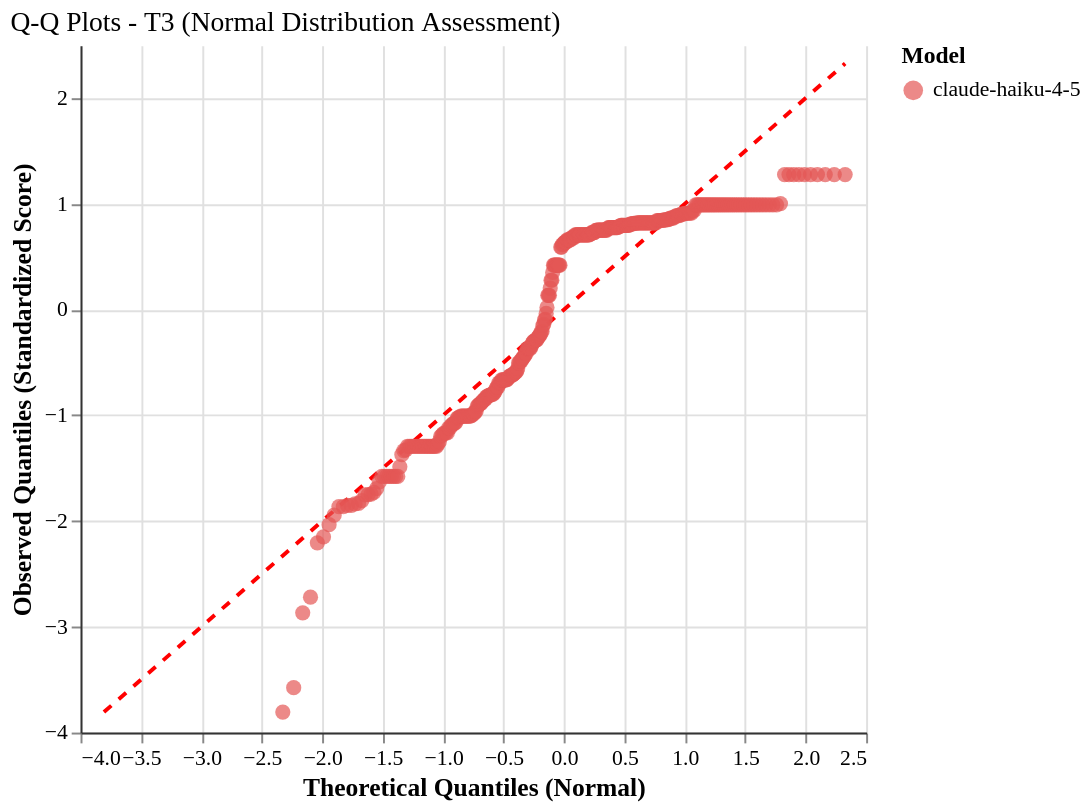

The Vega-Lite source for this figure:
### Vega-Lite specification from a JSON file in a GitHub repository (floating-point values rounded to 4 significant figures; data arrays with more than 128 entries replaced by an {"elided": "..."} marker saying what was removed)
{"config": {"font": "serif", "axis": {"labelFontSize": 11, "titleFontSize": 13, "gridColor": "#e0e0e0", "domainColor": "#333333"}, "legend": {"labelFontSize": 11, "titleFontSize": 12}, "title": {"fontSize": 14, "anchor": "start", "fontWeight": "normal"}, "view": {"stroke": null, "continuousWidth": 400, "continuousHeight": 300, "strokeWidth": 0}, "mark": {"tooltip": true}}, "layer": [{"data": {"name": "data-fa728a0ade509371fabb6f5ff395eddd"}, "mark": {"type": "line", "color": "red", "strokeDash": [5, 5], "strokeWidth": 2}, "encoding": {"x": {"field": "theoretical_quantile", "type": "quantitative"}, "y": {"field": "observed_quantile", "type": "quantitative"}}}, {"data": {"name": "data-6ec8dd830152a621e4c89502f337867d"}, "mark": {"type": "circle", "opacity": 0.7, "size": 60}, "encoding": {"color": {"field": "agent_model", "scale": {"domain": ["claude-haiku-4-5"], "range": ["#E45756"]}, "title": "Model", "type": "nominal"}, "tooltip": [{"field": "agent_model", "title": "Model", "type": "nominal"}, {"field": "tier", "title": "Tier", "type": "ordinal"}, {"field": "theoretical_quantile", "format": ".2f", "title": "Theoretical Q", "type": "quantitative"}, {"field": "observed_quantile", "format": ".2f", "title": "Observed Q", "type": "quantitative"}, {"field": "original_score", "format": ".3f", "title": "Original Score", "type": "quantitative"}], "x": {"field": "theoretical_quantile", "scale": {"zero": false}, "title": "Theoretical Quantiles (Normal)", "type": "quantitative"}, "y": {"field": "observed_quantile", "scale": {"zero": false}, "title": "Observed Quantiles (Standardized Score)", "type": "quantitative"}}}], "height": 350, "title": "Q-Q Plots - T3 (Normal Distribution Assessment)", "width": 400, "$schema": "https://vega.github.io/schema/vega-lite/v6.1.0.json", "datasets": {"data-fa728a0ade509371fabb6f5ff395eddd": [{"theoretical_quantile": -3.806, "observed_quantile": -3.806}, {"theoretical_quantile": 2.326, "observed_quantile": 2.326}], "data-6ec8dd830152a621e4c89502f337867d": {"elided": "369 records"}}}
